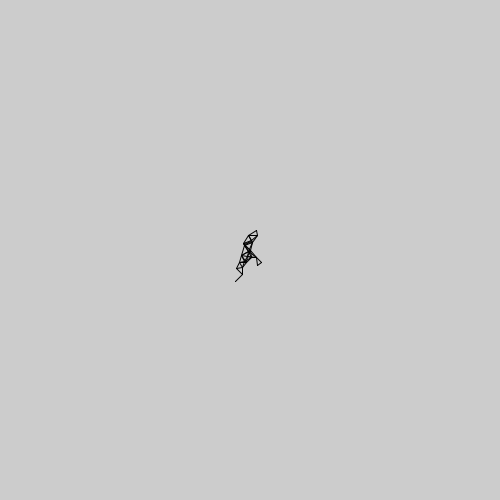
Frame 1 (no input)
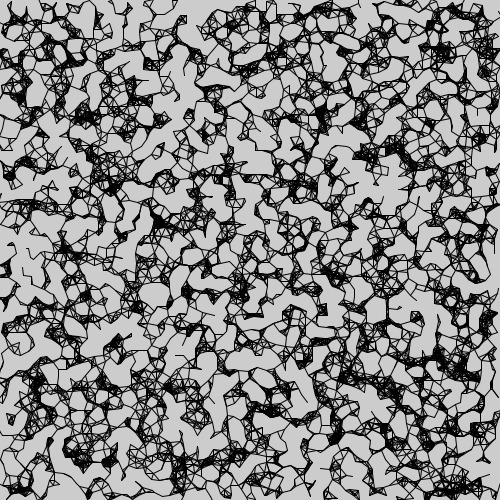
Frame 60 (the mouse pressed at the canvas centre just before this capture)
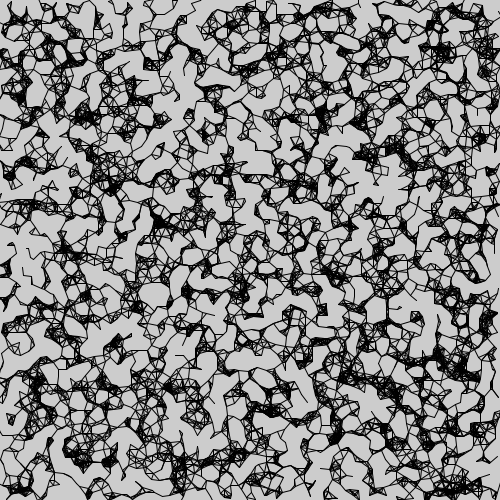
Frame 120 (the mouse held since frame 60 and released just before this capture)

The Processing sketch that drew these frames (run headless with seeded random() and noise(); from frame 60 on, the mouse is pressed at the canvas centre):

// Processing sketch: processing_171819
// ── processing_171819.pde



Cell[] myCells = new Cell[6000];


void setup() {
  size(500, 500);
  for (int i = 0; i < myCells.length; i ++) {
    myCells[i] = new Cell();
  }
}

void draw() {
  myCells[0].isseed = true;
  //to make the first seed to begin in the center you have
  //to call the location fucntion that comes from the class.
  //as it is vector, you have to maintain its characteristics
  //of funtioning: "new PVector(x , y)".
  myCells[0].location =  new PVector(width/2, height/2);
  //background(255);
  for (int i=0; i< myCells.length; i++) {
    //myCells[i].display();
    myCells[i].update();
  }
  

  for (int i=0; i<myCells.length; i++) {
    if(myCells[i].isseed == false){
      for(int j=0; j<myCells.length;j++){
        if(myCells[j].isseed == true){
          float d;
          d = PVector.dist(myCells[i].location, myCells[j].location);
            if(d < 10){
              myCells[i].isseed = true;
              line(myCells[i].location.x, myCells[i].location.y, myCells[j].location.x, myCells[j].location.y); 
            }
          }
        }
      }
    }
  }




float speed = 1;
float angle = random(PI);

class Cell{
  
  PVector location = new PVector();
  PVector velocity = new PVector();
  float dia;
  boolean isseed;
  float cellred, cellgreen, cellblue;
  float lineweight;
   
  
  Cell(){
  
    location = new PVector(random(500), random(500));
    dia = 5;
    isseed = false;
    cellred = 255;
    cellgreen = 255;
    cellblue = 255;
    lineweight = 0.1;
  }
  
  void display(){
    stroke(lineweight);
    if(isseed == true){
      fill(255,0,0);
    }
    if(isseed == false){
    fill(cellred,cellgreen,cellblue);
    }
    ellipse(location.x, location.y, dia,dia);
  }
  void update(){
    if(isseed == false){
    velocity = new PVector(random(-1,1),random(-1,1));
    location.add(velocity);
    }
    
    
  }
}


    

  
  
    
  
